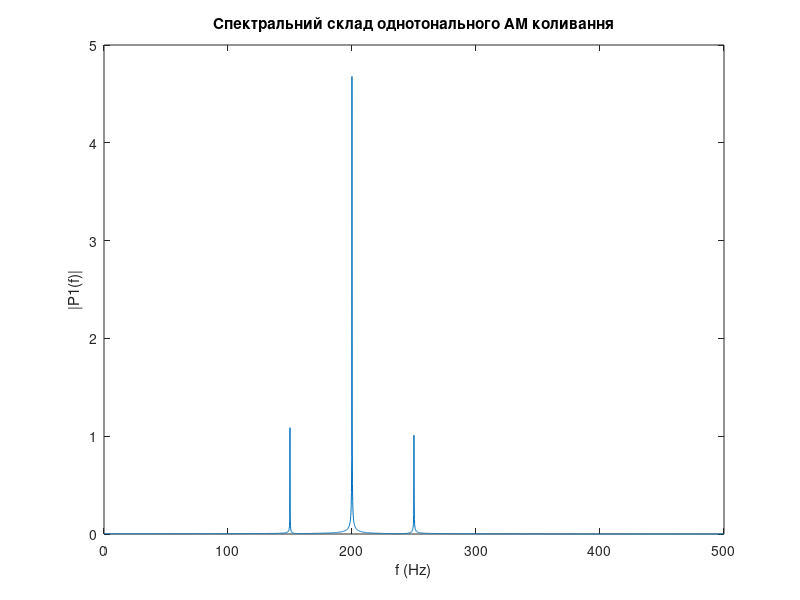
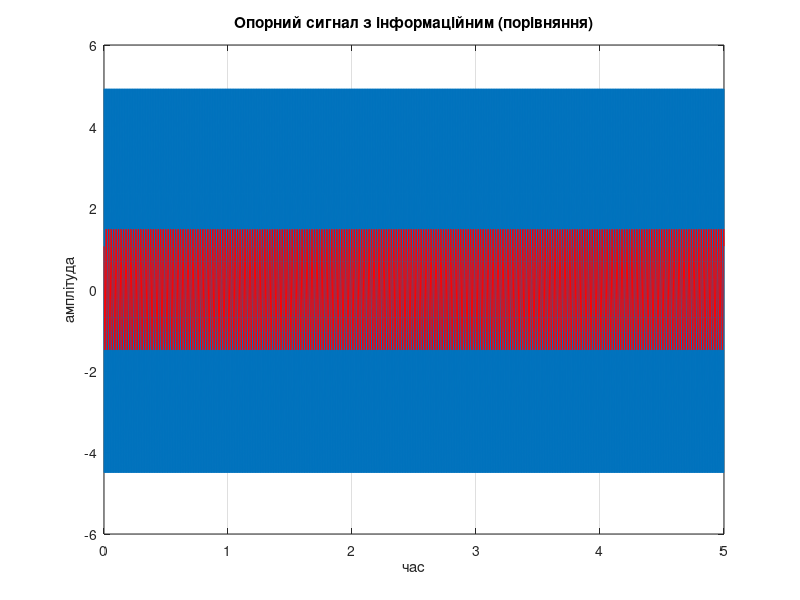
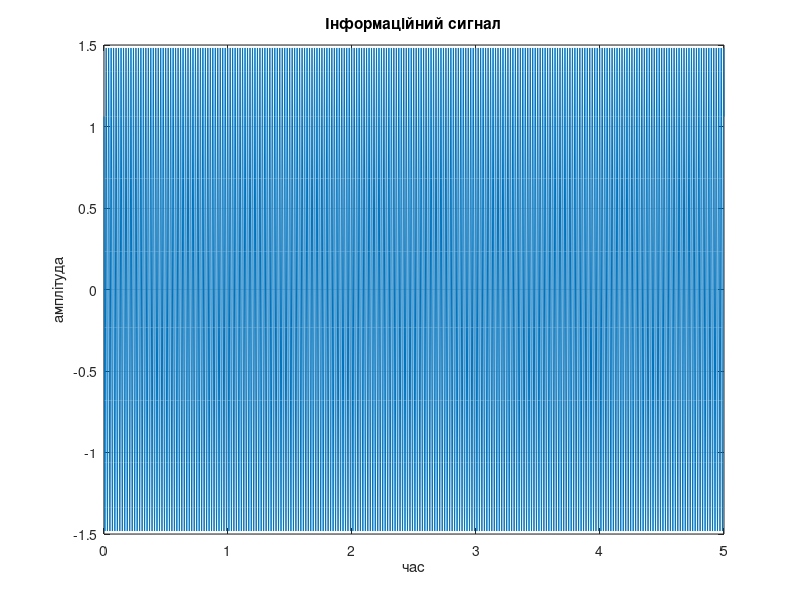
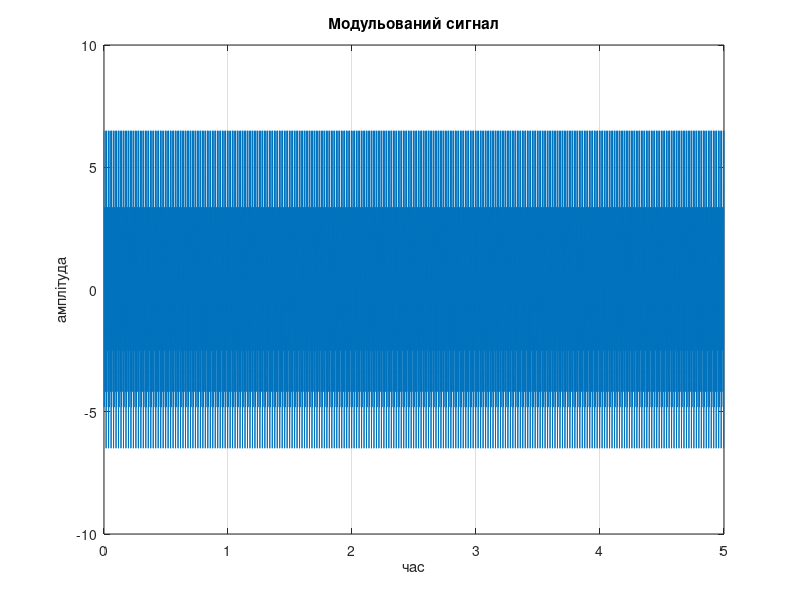

The MATLAB script that drew these images, in order:
dt=0.001;
t0 = 0;
tkinc = 5;
u0 = 5; % [Вольт]- амплітуда опорного сигналу
uinf = 1.5; % [Вольт]- амплітуда інформаційного сигналу

M = 0.3; % [безрозмірна] - коефіцієнт амплітудної модуляції
F1inf = 50;%  частота інформаційного сигналу
fi1 = 45; % [grad] - фаза інформаційного сигналу
F2op = 200;%  частота опорного сигналу
fi0=10; % [grad] -  фаза опорного сигналу


t=t0:dt:tkinc; %[c] - час передачі модульованого сигналу (частота опорного сигналу)
omega1=F1inf*2*pi;   % [Герц]  - частота інформаційного сигналу
omega0=F2op*2*pi; % [Герц] - частота опорного сигналу
rad=pi/180;
U0=u0*cos(omega0*t+fi0*rad); % опорний сигнал
Uinf=uinf*cos(omega1*t+fi1*rad); % інформаційний сигнал
A=1+M*Uinf;
Uam=A.*U0; % модульований сигнал
 Fs = 1/dt;            % частота дискретизації
 T = 1/Fs;             % період дискретизації
 L = Fs*tkinc+1;    % довжина сигналу
 t = (0:L-1)*T ;       % часовий вектор
 Y = fft(Uam); % швидке перетворення Фур"є сигналу
P2 = abs(Y/L);
P1 = P2(1:(L/2)+1);
P1(2:end-1) = 2*P1(2:end-1);
f = Fs*(0:(L/2))/L;


figure(1)
plot(f,P1)
title('Cпектральний склад однотонального АМ коливання')
xlabel('f (Hz)')
ylabel('|P1(f)|')

figure(2)
plot(t,U0)
title('Опорний сигнал з інформаційним (порівняння)')
xlabel('час') 
ylabel('амплітуда')
grid 
hold on 
plot(t,Uinf,'r')

figure(3)
plot(t,Uinf)
title('Інформаційний сигнал')
xlabel('час')
ylabel('амплітуда')
grid
figure(4)

plot(t,Uam)
title('Модульований сигнал')
xlabel('час')
ylabel('амплітуда')
grid